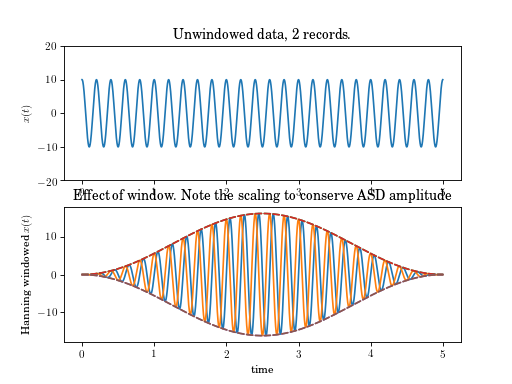

Reproduce this figure in Python.
import numpy as np
import vibrationtesting as vt
import matplotlib.pyplot as plt
sample_freq = 1e3
tfinal = 5
fs = 100
A = 10
freq = 5
noise_power = 0.001 * sample_freq / 2
time = np.reshape(np.arange(0, tfinal, 1/sample_freq),(1,-1))
xsin = A*np.sin(2*np.pi*freq*time)
xcos = A*np.cos(2*np.pi*freq*time)
x=np.dstack((xsin,xcos)) # assembling individual records. vstack
xw=vt.hanning(x)*x
fig, (ax1, ax2) = plt.subplots(2, 1)
ax1.plot(time.T,x[:,:,1].T)
# [<matplotlib.lines.Line2D object at ...>]
ax1.set_ylim([-20, 20])
# (-20, 20)
ax1.set_title('Unwindowed data, 2 records.')
# Text(0.5,1,'Unwindowed data, 2 records.')
ax1.set_ylabel('$x(t)$')
# Text(0,0.5,'$x(t)$')
ax2.plot(time[0,:],xw[0,:],time[0,:],vt.hanning(x)[0,:]*A,'--',time[0,:],-vt.hanning(x)[0,:]*A,'--')
# [<matplotlib.lines.Line2D object at ...>]
ax2.set_ylabel('Hanning windowed $x(t)$')
# Text(0,0.5,'Hanning windowed $x(t)$')
ax2.set_xlabel('time')
# Text(0.5,0,'time')
ax2.set_title('Effect of window. Note the scaling to conserve ASD amplitude')
# Text(0.5,1,'Effect of window. Note the scaling to conserve ASD amplitude')
